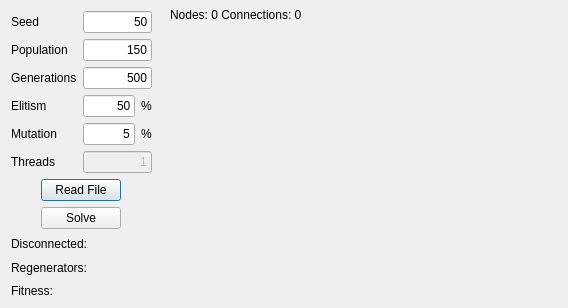
<?xml version="1.0" encoding="UTF-8"?>
<ui version="4.0">
 <class>DialogBeeAlgorithm</class>
 <widget class="QDialog" name="DialogBeeAlgorithm">
  <property name="geometry">
   <rect>
    <x>0</x>
    <y>0</y>
    <width>568</width>
    <height>308</height>
   </rect>
  </property>
  <property name="windowTitle">
   <string>RLP - Bee's Algorithm</string>
  </property>
  <widget class="QLabel" name="labelNodes">
   <property name="geometry">
    <rect>
     <x>170</x>
     <y>7</y>
     <width>391</width>
     <height>16</height>
    </rect>
   </property>
   <property name="text">
    <string>Nodes: 0 Connections: 0</string>
   </property>
  </widget>
  <widget class="QWidget" name="gridLayoutWidget">
   <property name="geometry">
    <rect>
     <x>150</x>
     <y>27</y>
     <width>411</width>
     <height>271</height>
    </rect>
   </property>
   <layout class="QGridLayout" name="gridLayout">
    <property name="sizeConstraint">
     <enum>QLayout::SetDefaultConstraint</enum>
    </property>
   </layout>
  </widget>
  <widget class="QWidget" name="layoutWidget">
   <property name="geometry">
    <rect>
     <x>11</x>
     <y>11</y>
     <width>141</width>
     <height>289</height>
    </rect>
   </property>
   <layout class="QVBoxLayout" name="verticalLayout_4">
    <item>
     <layout class="QHBoxLayout" name="horizontalLayout_5">
      <item>
       <layout class="QVBoxLayout" name="verticalLayout_2">
        <item>
         <widget class="QLabel" name="label">
          <property name="text">
           <string>Seed</string>
          </property>
          <property name="buddy">
           <cstring>lineEditSeed</cstring>
          </property>
         </widget>
        </item>
        <item>
         <widget class="QLabel" name="label_2">
          <property name="text">
           <string>Population</string>
          </property>
          <property name="buddy">
           <cstring>lineEditPopulation</cstring>
          </property>
         </widget>
        </item>
        <item>
         <widget class="QLabel" name="label_3">
          <property name="text">
           <string>Generations</string>
          </property>
          <property name="buddy">
           <cstring>lineEditGenerations</cstring>
          </property>
         </widget>
        </item>
        <item>
         <widget class="QLabel" name="label_4">
          <property name="text">
           <string>Elitism</string>
          </property>
          <property name="buddy">
           <cstring>lineEditElitism</cstring>
          </property>
         </widget>
        </item>
        <item>
         <widget class="QLabel" name="label_5">
          <property name="text">
           <string>Mutation</string>
          </property>
          <property name="buddy">
           <cstring>lineEditMutation</cstring>
          </property>
         </widget>
        </item>
        <item>
         <widget class="QLabel" name="label_6">
          <property name="text">
           <string>Threads</string>
          </property>
          <property name="buddy">
           <cstring>lineEditThreads</cstring>
          </property>
         </widget>
        </item>
       </layout>
      </item>
      <item>
       <layout class="QVBoxLayout" name="verticalLayout">
        <item>
         <widget class="QLineEdit" name="lineEditSeed">
          <property name="text">
           <string>50</string>
          </property>
          <property name="alignment">
           <set>Qt::AlignRight|Qt::AlignTrailing|Qt::AlignVCenter</set>
          </property>
          <property name="readOnly">
           <bool>false</bool>
          </property>
         </widget>
        </item>
        <item>
         <widget class="QLineEdit" name="lineEditPopulation">
          <property name="text">
           <string>150</string>
          </property>
          <property name="alignment">
           <set>Qt::AlignRight|Qt::AlignTrailing|Qt::AlignVCenter</set>
          </property>
         </widget>
        </item>
        <item>
         <widget class="QLineEdit" name="lineEditGenerations">
          <property name="text">
           <string>500</string>
          </property>
          <property name="alignment">
           <set>Qt::AlignRight|Qt::AlignTrailing|Qt::AlignVCenter</set>
          </property>
         </widget>
        </item>
        <item>
         <layout class="QHBoxLayout" name="horizontalLayout">
          <item>
           <widget class="QLineEdit" name="lineEditElitism">
            <property name="text">
             <string>50</string>
            </property>
            <property name="alignment">
             <set>Qt::AlignRight|Qt::AlignTrailing|Qt::AlignVCenter</set>
            </property>
           </widget>
          </item>
          <item>
           <widget class="QLabel" name="label_10">
            <property name="text">
             <string>%</string>
            </property>
           </widget>
          </item>
         </layout>
        </item>
        <item>
         <layout class="QHBoxLayout" name="horizontalLayout_4">
          <item>
           <widget class="QLineEdit" name="lineEditMutation">
            <property name="text">
             <string>5</string>
            </property>
            <property name="alignment">
             <set>Qt::AlignRight|Qt::AlignTrailing|Qt::AlignVCenter</set>
            </property>
           </widget>
          </item>
          <item>
           <widget class="QLabel" name="label_9">
            <property name="text">
             <string>%</string>
            </property>
           </widget>
          </item>
         </layout>
        </item>
        <item>
         <widget class="QLineEdit" name="lineEditThreads">
          <property name="enabled">
           <bool>false</bool>
          </property>
          <property name="text">
           <string>1</string>
          </property>
          <property name="alignment">
           <set>Qt::AlignRight|Qt::AlignTrailing|Qt::AlignVCenter</set>
          </property>
          <property name="readOnly">
           <bool>false</bool>
          </property>
         </widget>
        </item>
       </layout>
      </item>
     </layout>
    </item>
    <item>
     <layout class="QHBoxLayout" name="horizontalLayout_3">
      <item>
       <spacer name="horizontalSpacer">
        <property name="orientation">
         <enum>Qt::Horizontal</enum>
        </property>
        <property name="sizeHint" stdset="0">
         <size>
          <width>40</width>
          <height>20</height>
         </size>
        </property>
       </spacer>
      </item>
      <item>
       <widget class="QPushButton" name="pushButtonRead">
        <property name="text">
         <string>Read File</string>
        </property>
       </widget>
      </item>
      <item>
       <spacer name="horizontalSpacer_2">
        <property name="orientation">
         <enum>Qt::Horizontal</enum>
        </property>
        <property name="sizeHint" stdset="0">
         <size>
          <width>40</width>
          <height>20</height>
         </size>
        </property>
       </spacer>
      </item>
     </layout>
    </item>
    <item>
     <layout class="QHBoxLayout" name="horizontalLayout_2">
      <item>
       <spacer name="horizontalSpacer_3">
        <property name="orientation">
         <enum>Qt::Horizontal</enum>
        </property>
        <property name="sizeHint" stdset="0">
         <size>
          <width>40</width>
          <height>20</height>
         </size>
        </property>
       </spacer>
      </item>
      <item>
       <widget class="QPushButton" name="pushButtonSolve">
        <property name="text">
         <string>Solve</string>
        </property>
       </widget>
      </item>
      <item>
       <spacer name="horizontalSpacer_4">
        <property name="orientation">
         <enum>Qt::Horizontal</enum>
        </property>
        <property name="sizeHint" stdset="0">
         <size>
          <width>40</width>
          <height>20</height>
         </size>
        </property>
       </spacer>
      </item>
     </layout>
    </item>
    <item>
     <layout class="QVBoxLayout" name="verticalLayout_3">
      <item>
       <widget class="QLabel" name="labelDisconnected">
        <property name="text">
         <string>Disconnected: </string>
        </property>
       </widget>
      </item>
      <item>
       <widget class="QLabel" name="labelRegenerators">
        <property name="text">
         <string>Regenerators: </string>
        </property>
       </widget>
      </item>
      <item>
       <widget class="QLabel" name="labelFitness">
        <property name="text">
         <string>Fitness: </string>
        </property>
       </widget>
      </item>
     </layout>
    </item>
   </layout>
  </widget>
 </widget>
 <resources/>
 <connections/>
</ui>
